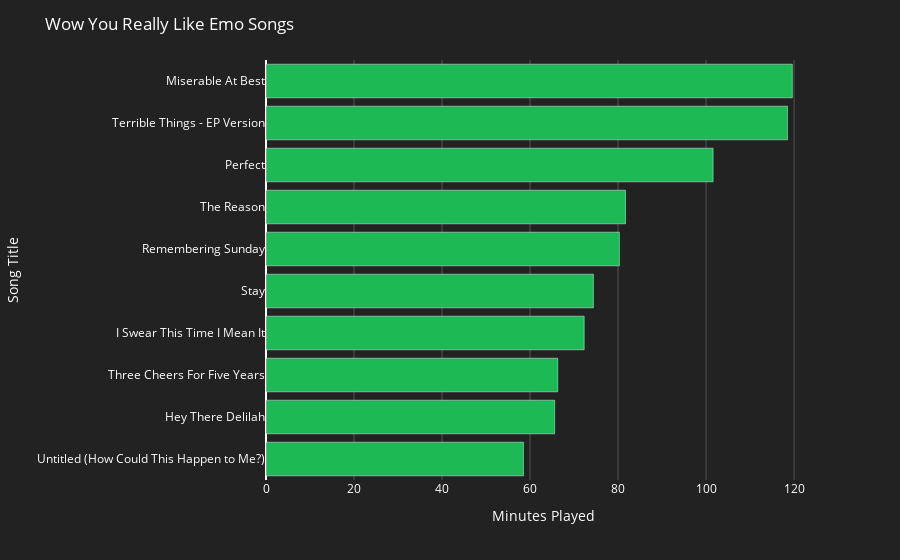

Notebook source saved alongside this figure:
### Code cell
track_list_ms = time.groupby(['master_metadata_track_name'],as_index=False).sum('ms_played').sort_values('ms_played',ascending = False)

#track_list_ms = pd.merge(track_list_ms, time[['master_metadata_track_name', 'master_metadata_album_artist_name','album','track_uri']].drop_duplicates(),how='inner',on=['track_uri'])

track_list_ms['minutes'] = round(track_list_ms['ms_played']/60000,1)
track_list_ms['hours'] = round(track_list_ms['minutes']/60,1)

### most played songs
top_10_tracks = track_list_ms.head(10)
top_10_tracks
#top_10_tracks[['trackName','artistName','msPlayed','minutes','hours']]

# Sort the DataFrame by the 'minutes' column in descending order
top_10_tracks = top_10_tracks.sort_values(by="minutes", ascending=True)

fig = px.bar(top_10_tracks, x="minutes", y="master_metadata_track_name", orientation="h", color_discrete_sequence=["#1DB954"])

# Set the chart title and axis labels
fig.update_layout(
    title="Wow You Really Like Emo Songs",
    xaxis_title="Minutes Played",
    yaxis_title="Song Title",
plot_bgcolor='#222222',
                  paper_bgcolor='#222222',
                  font_color='white',
                  xaxis_gridcolor='#555555'
)
fig.show()

### Figure 1 — Plotly figure (JSON) as saved in the notebook; plotly's stock layout.template omitted (floating-point values rounded to 4 significant figures)
{"data": [{"alignmentgroup": "True", "hovertemplate": "minutes=%{x}<br>master_metadata_track_name=%{y}<extra></extra>", "legendgroup": "", "marker": {"color": "#1DB954", "pattern": {"shape": ""}}, "name": "", "offsetgroup": "", "orientation": "h", "showlegend": false, "textposition": "auto", "type": "bar", "x": [58.5, 65.6, 66.3, 72.3, 74.4, 80.3, 81.7, 101.6, 118.5, 119.6], "xaxis": "x", "y": ["Untitled (How Could This Happen to Me?)", "Hey There Delilah", "Three Cheers For Five Years", "I Swear This Time I Mean It", "Stay", "Remembering Sunday", "The Reason", "Perfect", "Terrible Things - EP Version", "Miserable At Best"], "yaxis": "y"}], "layout": {"barmode": "relative", "font": {"color": "white"}, "legend": {"tracegroupgap": 0}, "margin": {"t": 60}, "paper_bgcolor": "#222222", "plot_bgcolor": "#222222", "title": {"text": "Wow You Really Like Emo Songs"}, "xaxis": {"anchor": "y", "domain": [0, 1], "gridcolor": "#555555", "title": {"text": "Minutes Played"}}, "yaxis": {"anchor": "x", "domain": [0, 1], "title": {"text": "Song Title"}}}}
